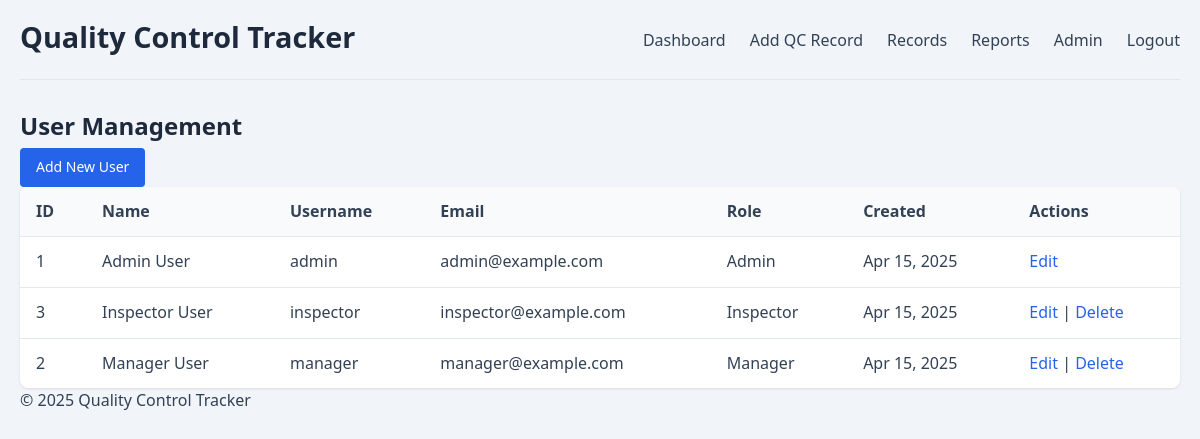
The page /user_management.php (signed in) on the database its author committed.
### tables this page shows
CREATE TABLE IF NOT EXISTS users (
    id INT AUTO_INCREMENT PRIMARY KEY,
    username VARCHAR(50) NOT NULL UNIQUE,
    password VARCHAR(255) NOT NULL,
    name VARCHAR(100) NOT NULL,
    email VARCHAR(100) NOT NULL,
    role ENUM('admin', 'manager', 'inspector') NOT NULL DEFAULT 'inspector',
    created_at TIMESTAMP DEFAULT CURRENT_TIMESTAMP,
    updated_at TIMESTAMP DEFAULT CURRENT_TIMESTAMP ON UPDATE CURRENT_TIMESTAMP
);

### user_management.php (the view, shortened to what this page needs)
<?php
require_once 'config.php';
$sql = "SELECT id, username, name, email, role, created_at FROM users ORDER BY name";
$result = $conn->query($sql);
$users = [];
while ($row = $result->fetch_assoc()) {
    $users[] = $row;
}
?>
<!DOCTYPE html>
<html lang="en">
<head>
    <link rel="stylesheet" href="styles.css">
</head>
<body>
    <div class="container">
        <header>
            <h1>Quality Control Tracker</h1>
            <nav>
                <ul>
                    <li><a href="index.php">Dashboard</a></li>
                    <li><a href="add_record.php">Add QC Record</a></li>
                    <li><a href="records.php">Records</a></li>
                    <li><a href="reports.php">Reports</a></li>
                    <li><a href="admin.php">Admin</a></li>
                    <li><a href="?logout=1">Logout</a></li>
                </ul>
            </nav>
        </header>
        <main>
            <div class="admin-header">
                <h2>User Management</h2>
                <a href="add_user.php" class="btn btn-primary">Add New User</a>
            </div>
            <div class="table-container">
                <table class="records-table">
                    <thead>
                        <tr>
                            <th>ID</th>
                            <th>Name</th>
                            <th>Username</th>
                            <th>Email</th>
                            <th>Role</th>
                            <th>Created</th>
                            <th>Actions</th>
                        </tr>
                    </thead>
                    <tbody>
                        <?php if (empty($users)): ?>
                            <tr>
                                <td colspan="7" class="text-center">No users found.</td>
                            </tr>
                        <?php else: ?>
                            <?php foreach ($users as $user): ?>
                                <tr>
                                    <td><?php echo $user['id']; ?></td>
                                    <td><?php echo $user['name']; ?></td>
                                    <td><?php echo $user['username']; ?></td>
                                    <td><?php echo $user['email']; ?></td>
                                    <td><?php echo ucfirst($user['role']); ?></td>
                                    <td><?php echo date('M d, Y', strtotime($user['created_at'])); ?></td>
                                    <td>
                                        <a href="edit_user.php?id=<?php echo $user['id']; ?>" class="action-link">Edit</a>
                                        <?php if ($user['id'] != $_SESSION['user_id']): ?>
                                            | <a href="user_management.php?delete=<?php echo $user['id']; ?>" class="action-link delete-link" onclick="return confirm('Are you sure you want to delete this user?')">Delete</a>
                                        <?php endif; ?>
                                    </td>
                                </tr>
                            <?php endforeach; ?>
                        <?php endif; ?>
                    </tbody>
                </table>
            </div>
        </main>
        <footer>
            <p>&copy; <?php echo date('Y'); ?> Quality Control Tracker</p>
        </footer>
    </div>
</body>
</html>

### styles.css (style rules this page uses)
:root { --primary-color: #2563eb; --primary-hover: #1d4ed8; --secondary-color: #64748b; --secondary-hover: #475569; --success-color: #10b981; --danger-color: #ef4444; --warning-color: #f59e0b; --light-color: #f8fafc; --dark-color: #1e293b; --border-color: #e2e8f0; --background-color: #f1f5f9; --text-color: #334155; --text-muted: #64748b; }
* { margin: 0; padding: 0; box-sizing: border-box; }
body { font-family: 'Segoe UI', Tahoma, Geneva, Verdana, sans-serif; line-height: 1.6; color: var(--text-color); background-color: var(--background-color); }
.container { max-width: 1200px; margin: 0 auto; padding: 20px; }
h1, h2, h3, h4 { margin-bottom: 0.5rem; font-weight: 600; line-height: 1.2; color: var(--dark-color); }
h1 { font-size: 1.8rem; }
h2 { font-size: 1.5rem; }
p { margin-bottom: 1rem; }
a { color: var(--primary-color); text-decoration: none; }
header { display: flex; justify-content: space-between; align-items: center; margin-bottom: 2rem; padding-bottom: 1rem; border-bottom: 1px solid var(--border-color); }
nav ul { display: flex; list-style: none; }
nav ul li { margin-left: 1.5rem; }
nav ul li a { color: var(--text-color); font-weight: 500; }
.btn { display: inline-block; padding: 0.5rem 1rem; border: none; border-radius: 0.25rem; background-color: var(--secondary-color); color: white; font-size: 0.875rem; font-weight: 500; cursor: pointer; text-align: center; transition: background-color 0.2s; }
.btn-primary { background-color: var(--primary-color); }
.records-table { width: 100%; border-collapse: collapse; background-color: white; border-radius: 0.5rem; overflow: hidden; box-shadow: 0 1px 3px rgba(0, 0, 0, 0.1); }
.records-table th, .records-table td { padding: 0.75rem 1rem; text-align: left; border-bottom: 1px solid var(--border-color); }
.records-table th { background-color: var(--light-color); font-weight: 600; }
.records-table tr:last-child td { border-bottom: none; }
.action-link { color: var(--primary-color); font-weight: 500; }

### rows shown on the page
users: id "1", name "Admin User", username "admin", email "admin@example.com", role "Admin", created_at "Apr 15, 2025"
users: id "3", name "Inspector User", username "inspector", email "inspector@example.com", role "Inspector", created_at "Apr 15, 2025"
users: id "2", name "Manager User", username "manager", email "manager@example.com", role "Manager", created_at "Apr 15, 2025"
